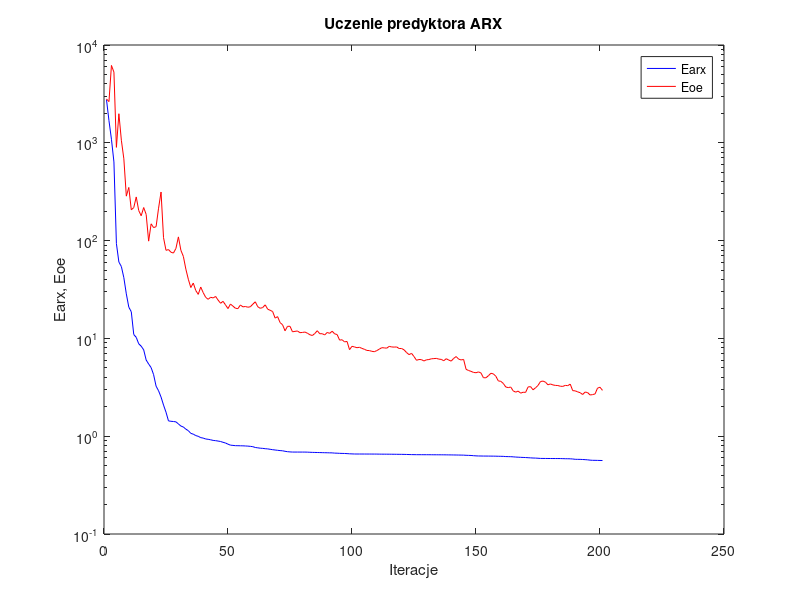
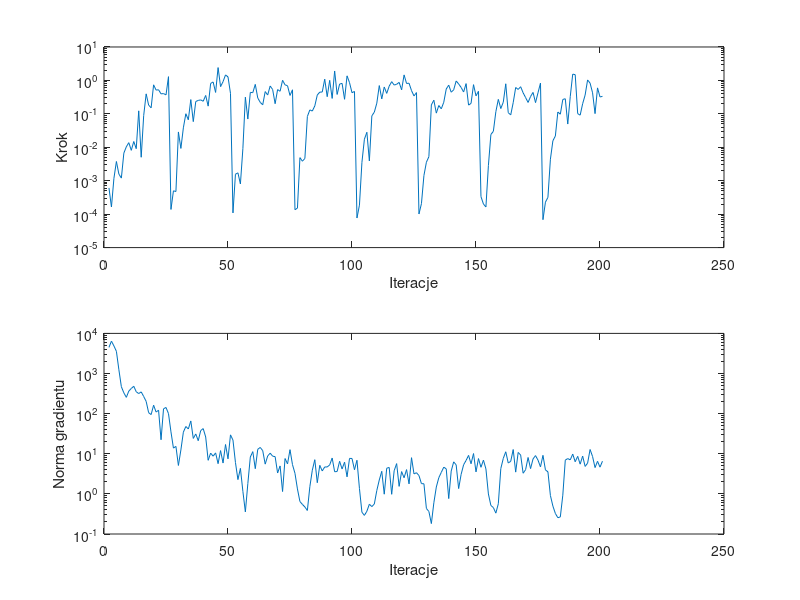

Write the MATLAB code that produced these figures, in order.
%uczenie predyktora arx
clear all;
n=0; farx(n+1)=2.764956e+003; foe(n+1)=2.808563e+003; wspucz(n+1)=0.000000e+000; ng(n+1)=0.000000e+000;
%odnowa zmiennej metryki
n=1; farx(n+1)=1.684924e+003; foe(n+1)=2.638359e+003; krok(n+1)=6.089906e-004; ng(n+1)=4.472779e+003;
n=2; farx(n+1)=1.087513e+003; foe(n+1)=6.181726e+003; krok(n+1)=1.638013e-004; ng(n+1)=6.415742e+003;
n=3; farx(n+1)=6.375168e+002; foe(n+1)=5.284466e+003; krok(n+1)=1.180926e-003; ng(n+1)=4.872266e+003;
n=4; farx(n+1)=9.322027e+001; foe(n+1)=8.985235e+002; krok(n+1)=3.763634e-003; ng(n+1)=3.573178e+003;
n=5; farx(n+1)=6.033549e+001; foe(n+1)=1.982758e+003; krok(n+1)=1.579878e-003; ng(n+1)=1.239881e+003;
n=6; farx(n+1)=5.433481e+001; foe(n+1)=1.061786e+003; krok(n+1)=1.197740e-003; ng(n+1)=4.686160e+002;
n=7; farx(n+1)=4.175681e+001; foe(n+1)=6.860827e+002; krok(n+1)=6.700076e-003; ng(n+1)=3.300501e+002;
n=8; farx(n+1)=2.852157e+001; foe(n+1)=2.848279e+002; krok(n+1)=1.033570e-002; ng(n+1)=2.545347e+002;
n=9; farx(n+1)=2.087209e+001; foe(n+1)=3.496854e+002; krok(n+1)=1.376894e-002; ng(n+1)=3.649305e+002;
n=10; farx(n+1)=1.873557e+001; foe(n+1)=2.067181e+002; krok(n+1)=8.108299e-003; ng(n+1)=4.241848e+002;
n=11; farx(n+1)=1.095275e+001; foe(n+1)=2.175096e+002; krok(n+1)=1.488820e-002; ng(n+1)=4.807547e+002;
n=12; farx(n+1)=1.025236e+001; foe(n+1)=2.796306e+002; krok(n+1)=9.096510e-003; ng(n+1)=3.512335e+002;
n=13; farx(n+1)=8.803888e+000; foe(n+1)=2.028200e+002; krok(n+1)=1.230771e-001; ng(n+1)=3.165421e+002;
n=14; farx(n+1)=8.325760e+000; foe(n+1)=1.795559e+002; krok(n+1)=5.038654e-003; ng(n+1)=3.484971e+002;
n=15; farx(n+1)=7.641705e+000; foe(n+1)=2.178455e+002; krok(n+1)=8.877087e-002; ng(n+1)=2.675424e+002;
n=16; farx(n+1)=6.014622e+000; foe(n+1)=1.852903e+002; krok(n+1)=3.963116e-001; ng(n+1)=2.020127e+002;
n=17; farx(n+1)=5.471626e+000; foe(n+1)=9.875026e+001; krok(n+1)=1.827549e-001; ng(n+1)=1.054825e+002;
n=18; farx(n+1)=5.029552e+000; foe(n+1)=1.484083e+002; krok(n+1)=1.512759e-001; ng(n+1)=9.483408e+001;
n=19; farx(n+1)=4.256318e+000; foe(n+1)=1.358272e+002; krok(n+1)=7.382907e-001; ng(n+1)=1.623405e+002;
n=20; farx(n+1)=3.247985e+000; foe(n+1)=1.387984e+002; krok(n+1)=5.138574e-001; ng(n+1)=1.095708e+002;
n=21; farx(n+1)=2.913838e+000; foe(n+1)=2.145576e+002; krok(n+1)=5.250759e-001; ng(n+1)=1.217398e+002;
n=22; farx(n+1)=2.514070e+000; foe(n+1)=3.138965e+002; krok(n+1)=3.963765e-001; ng(n+1)=2.234002e+001;
n=23; farx(n+1)=2.081873e+000; foe(n+1)=1.071463e+002; krok(n+1)=4.041502e-001; ng(n+1)=1.320256e+002;
n=24; farx(n+1)=1.760114e+000; foe(n+1)=7.953685e+001; krok(n+1)=3.691454e-001; ng(n+1)=1.425137e+002;
n=25; farx(n+1)=1.434046e+000; foe(n+1)=8.095221e+001; krok(n+1)=1.296088e+000; ng(n+1)=1.003499e+002;
%odnowa zmiennej metryki
n=26; farx(n+1)=1.420607e+000; foe(n+1)=7.604992e+001; krok(n+1)=1.383684e-004; ng(n+1)=3.513705e+001;
n=27; farx(n+1)=1.413138e+000; foe(n+1)=7.462618e+001; krok(n+1)=4.994367e-004; ng(n+1)=1.383657e+001;
n=28; farx(n+1)=1.402484e+000; foe(n+1)=8.312550e+001; krok(n+1)=4.748903e-004; ng(n+1)=1.525973e+001;
n=29; farx(n+1)=1.335851e+000; foe(n+1)=1.091230e+002; krok(n+1)=2.876670e-002; ng(n+1)=5.107711e+000;
n=30; farx(n+1)=1.270081e+000; foe(n+1)=7.958096e+001; krok(n+1)=9.251671e-003; ng(n+1)=1.244677e+001;
n=31; farx(n+1)=1.242138e+000; foe(n+1)=6.891784e+001; krok(n+1)=3.820826e-002; ng(n+1)=3.454926e+001;
n=32; farx(n+1)=1.180522e+000; foe(n+1)=5.113727e+001; krok(n+1)=1.008497e-001; ng(n+1)=4.780095e+001;
n=33; farx(n+1)=1.139423e+000; foe(n+1)=4.026590e+001; krok(n+1)=6.640781e-002; ng(n+1)=4.140786e+001;
n=34; farx(n+1)=1.069612e+000; foe(n+1)=3.311802e+001; krok(n+1)=2.671770e-001; ng(n+1)=6.575137e+001;
n=35; farx(n+1)=1.049259e+000; foe(n+1)=3.681125e+001; krok(n+1)=5.857529e-002; ng(n+1)=2.411847e+001;
n=36; farx(n+1)=1.014896e+000; foe(n+1)=3.087686e+001; krok(n+1)=2.343012e-001; ng(n+1)=3.113381e+001;
n=37; farx(n+1)=9.973479e-001; foe(n+1)=2.820230e+001; krok(n+1)=2.522670e-001; ng(n+1)=2.115428e+001;
n=38; farx(n+1)=9.669772e-001; foe(n+1)=3.352865e+001; krok(n+1)=2.613267e-001; ng(n+1)=3.794128e+001;
n=39; farx(n+1)=9.566366e-001; foe(n+1)=2.937083e+001; krok(n+1)=2.382113e-001; ng(n+1)=4.235031e+001;
n=40; farx(n+1)=9.367823e-001; foe(n+1)=2.630154e+001; krok(n+1)=3.550835e-001; ng(n+1)=2.616958e+001;
n=41; farx(n+1)=9.294280e-001; foe(n+1)=2.511134e+001; krok(n+1)=1.701816e-001; ng(n+1)=6.869401e+000;
n=42; farx(n+1)=9.190571e-001; foe(n+1)=2.633499e+001; krok(n+1)=8.127796e-001; ng(n+1)=1.038122e+001;
n=43; farx(n+1)=9.059050e-001; foe(n+1)=2.592087e+001; krok(n+1)=8.997464e-001; ng(n+1)=8.691051e+000;
n=44; farx(n+1)=9.004689e-001; foe(n+1)=2.685072e+001; krok(n+1)=4.372988e-001; ng(n+1)=1.050688e+001;
n=45; farx(n+1)=8.920297e-001; foe(n+1)=2.464954e+001; krok(n+1)=2.421479e+000; ng(n+1)=5.662106e+000;
n=46; farx(n+1)=8.826416e-001; foe(n+1)=2.287026e+001; krok(n+1)=6.522451e-001; ng(n+1)=1.200260e+001;
n=47; farx(n+1)=8.661007e-001; foe(n+1)=2.392834e+001; krok(n+1)=9.180501e-001; ng(n+1)=5.870103e+000;
n=48; farx(n+1)=8.518468e-001; foe(n+1)=2.200118e+001; krok(n+1)=1.462039e+000; ng(n+1)=1.700836e+001;
n=49; farx(n+1)=8.287321e-001; foe(n+1)=2.017599e+001; krok(n+1)=1.273593e+000; ng(n+1)=7.469973e+000;
n=50; farx(n+1)=8.100537e-001; foe(n+1)=2.247159e+001; krok(n+1)=4.112198e-001; ng(n+1)=2.957158e+001;
%odnowa zmiennej metryki
n=51; farx(n+1)=8.053445e-001; foe(n+1)=2.136797e+001; krok(n+1)=1.089132e-004; ng(n+1)=2.193873e+001;
n=52; farx(n+1)=8.001612e-001; foe(n+1)=2.033432e+001; krok(n+1)=1.563719e-003; ng(n+1)=6.079520e+000;
n=53; farx(n+1)=7.996078e-001; foe(n+1)=2.015988e+001; krok(n+1)=1.721185e-003; ng(n+1)=2.268692e+000;
n=54; farx(n+1)=7.980612e-001; foe(n+1)=2.197428e+001; krok(n+1)=8.001137e-004; ng(n+1)=4.326707e+000;
n=55; farx(n+1)=7.971959e-001; foe(n+1)=2.101190e+001; krok(n+1)=9.175071e-003; ng(n+1)=1.155470e+000;
n=56; farx(n+1)=7.947053e-001; foe(n+1)=2.119287e+001; krok(n+1)=3.155149e-001; ng(n+1)=3.557472e-001;
n=57; farx(n+1)=7.918909e-001; foe(n+1)=2.083749e+001; krok(n+1)=6.995615e-002; ng(n+1)=1.813848e+000;
n=58; farx(n+1)=7.875059e-001; foe(n+1)=2.106375e+001; krok(n+1)=4.386596e-001; ng(n+1)=8.289463e+000;
n=59; farx(n+1)=7.814930e-001; foe(n+1)=2.235834e+001; krok(n+1)=4.306047e-001; ng(n+1)=1.129636e+001;
n=60; farx(n+1)=7.666369e-001; foe(n+1)=2.367431e+001; krok(n+1)=7.610808e-001; ng(n+1)=4.247634e+000;
n=61; farx(n+1)=7.606409e-001; foe(n+1)=2.105887e+001; krok(n+1)=2.985161e-001; ng(n+1)=1.294669e+001;
n=62; farx(n+1)=7.541724e-001; foe(n+1)=2.031408e+001; krok(n+1)=2.203117e-001; ng(n+1)=1.437061e+001;
n=63; farx(n+1)=7.510110e-001; foe(n+1)=2.068341e+001; krok(n+1)=1.867662e-001; ng(n+1)=1.193099e+001;
n=64; farx(n+1)=7.449873e-001; foe(n+1)=2.203513e+001; krok(n+1)=4.641165e-001; ng(n+1)=5.515745e+000;
n=65; farx(n+1)=7.417773e-001; foe(n+1)=1.989654e+001; krok(n+1)=3.655097e-001; ng(n+1)=8.805858e+000;
n=66; farx(n+1)=7.345248e-001; foe(n+1)=1.938591e+001; krok(n+1)=6.807263e-001; ng(n+1)=1.035086e+001;
n=67; farx(n+1)=7.280531e-001; foe(n+1)=1.882154e+001; krok(n+1)=5.350602e-001; ng(n+1)=8.699924e+000;
n=68; farx(n+1)=7.227015e-001; foe(n+1)=1.612394e+001; krok(n+1)=2.010691e-001; ng(n+1)=8.484166e+000;
n=69; farx(n+1)=7.173385e-001; foe(n+1)=1.669768e+001; krok(n+1)=5.312625e-001; ng(n+1)=3.310599e+000;
n=70; farx(n+1)=7.127579e-001; foe(n+1)=1.450464e+001; krok(n+1)=4.734602e-001; ng(n+1)=4.978780e+000;
n=71; farx(n+1)=7.093938e-001; foe(n+1)=1.379267e+001; krok(n+1)=1.008243e+000; ng(n+1)=1.144188e+000;
n=72; farx(n+1)=7.008866e-001; foe(n+1)=1.196003e+001; krok(n+1)=7.386536e-001; ng(n+1)=7.608450e+000;
n=73; farx(n+1)=6.945684e-001; foe(n+1)=1.329226e+001; krok(n+1)=6.930078e-001; ng(n+1)=5.580481e+000;
n=74; farx(n+1)=6.908855e-001; foe(n+1)=1.330296e+001; krok(n+1)=3.550835e-001; ng(n+1)=1.265505e+001;
n=75; farx(n+1)=6.885196e-001; foe(n+1)=1.168331e+001; krok(n+1)=5.250759e-001; ng(n+1)=5.361000e+000;
%odnowa zmiennej metryki
n=76; farx(n+1)=6.884027e-001; foe(n+1)=1.180020e+001; krok(n+1)=1.360048e-004; ng(n+1)=3.257437e+000;
n=77; farx(n+1)=6.883799e-001; foe(n+1)=1.191179e+001; krok(n+1)=1.516739e-004; ng(n+1)=1.328680e+000;
n=78; farx(n+1)=6.882293e-001; foe(n+1)=1.144792e+001; krok(n+1)=4.908489e-003; ng(n+1)=6.445861e-001;
n=79; farx(n+1)=6.881103e-001; foe(n+1)=1.150074e+001; krok(n+1)=3.831275e-003; ng(n+1)=5.476013e-001;
n=80; farx(n+1)=6.880502e-001; foe(n+1)=1.162168e+001; krok(n+1)=4.644777e-003; ng(n+1)=4.710700e-001;
n=81; farx(n+1)=6.869843e-001; foe(n+1)=1.130827e+001; krok(n+1)=8.316649e-002; ng(n+1)=3.862081e-001;
n=82; farx(n+1)=6.850579e-001; foe(n+1)=1.090545e+001; krok(n+1)=1.314138e-001; ng(n+1)=1.509508e+000;
n=83; farx(n+1)=6.832428e-001; foe(n+1)=1.070355e+001; krok(n+1)=1.213694e-001; ng(n+1)=3.899160e+000;
n=84; farx(n+1)=6.823390e-001; foe(n+1)=1.121904e+001; krok(n+1)=1.732520e-001; ng(n+1)=7.114590e+000;
n=85; farx(n+1)=6.813000e-001; foe(n+1)=1.197902e+001; krok(n+1)=3.655097e-001; ng(n+1)=1.898831e+000;
n=86; farx(n+1)=6.803183e-001; foe(n+1)=1.116106e+001; krok(n+1)=4.456675e-001; ng(n+1)=5.149566e+000;
n=87; farx(n+1)=6.790680e-001; foe(n+1)=1.117158e+001; krok(n+1)=4.500546e-001; ng(n+1)=3.732256e+000;
n=88; farx(n+1)=6.780489e-001; foe(n+1)=1.084961e+001; krok(n+1)=1.090791e+000; ng(n+1)=4.688386e+000;
n=89; farx(n+1)=6.772368e-001; foe(n+1)=1.150357e+001; krok(n+1)=3.261226e-001; ng(n+1)=4.685871e+000;
n=90; farx(n+1)=6.760014e-001; foe(n+1)=1.126240e+001; krok(n+1)=1.006124e+000; ng(n+1)=5.274038e+000;
n=91; farx(n+1)=6.754237e-001; foe(n+1)=1.184163e+001; krok(n+1)=2.894475e-001; ng(n+1)=7.834083e+000;
n=92; farx(n+1)=6.715324e-001; foe(n+1)=1.113476e+001; krok(n+1)=1.915347e+000; ng(n+1)=3.561479e+000;
n=93; farx(n+1)=6.704554e-001; foe(n+1)=1.095069e+001; krok(n+1)=3.805404e-001; ng(n+1)=3.611808e+000;
n=94; farx(n+1)=6.680147e-001; foe(n+1)=9.604846e+000; krok(n+1)=7.771907e-001; ng(n+1)=6.486650e+000;
n=95; farx(n+1)=6.668026e-001; foe(n+1)=9.685640e+000; krok(n+1)=8.159604e-001; ng(n+1)=4.180264e+000;
n=96; farx(n+1)=6.658951e-001; foe(n+1)=9.218986e+000; krok(n+1)=2.725288e-001; ng(n+1)=6.174545e+000;
n=97; farx(n+1)=6.636275e-001; foe(n+1)=9.309034e+000; krok(n+1)=1.371110e+000; ng(n+1)=2.660307e+000;
n=98; farx(n+1)=6.609078e-001; foe(n+1)=7.671867e+000; krok(n+1)=8.575247e-001; ng(n+1)=7.659525e+000;
n=99; farx(n+1)=6.592953e-001; foe(n+1)=8.300789e+000; krok(n+1)=4.287623e-001; ng(n+1)=7.631478e+000;
n=100; farx(n+1)=6.577690e-001; foe(n+1)=8.179968e+000; krok(n+1)=4.681360e-001; ng(n+1)=3.992144e+000;
%odnowa zmiennej metryki
n=101; farx(n+1)=6.574777e-001; foe(n+1)=8.033365e+000; krok(n+1)=7.669514e-005; ng(n+1)=6.882925e+000;
n=102; farx(n+1)=6.574551e-001; foe(n+1)=8.111166e+000; krok(n+1)=1.858107e-004; ng(n+1)=1.364081e+000;
n=103; farx(n+1)=6.574265e-001; foe(n+1)=7.907431e+000; krok(n+1)=3.544455e-003; ng(n+1)=3.486388e-001;
n=104; farx(n+1)=6.572970e-001; foe(n+1)=7.737345e+000; krok(n+1)=1.748904e-002; ng(n+1)=2.913003e-001;
n=105; farx(n+1)=6.570494e-001; foe(n+1)=7.532336e+000; krok(n+1)=2.812841e-002; ng(n+1)=3.697586e-001;
n=106; farx(n+1)=6.570319e-001; foe(n+1)=7.507478e+000; krok(n+1)=3.904632e-003; ng(n+1)=5.525868e-001;
n=107; farx(n+1)=6.568368e-001; foe(n+1)=7.377170e+000; krok(n+1)=8.732707e-002; ng(n+1)=4.821210e-001;
n=108; farx(n+1)=6.566758e-001; foe(n+1)=7.313756e+000; krok(n+1)=1.125137e-001; ng(n+1)=5.601530e-001;
n=109; farx(n+1)=6.564691e-001; foe(n+1)=7.506234e+000; krok(n+1)=2.085952e-001; ng(n+1)=1.213161e+000;
n=110; farx(n+1)=6.556923e-001; foe(n+1)=7.763381e+000; krok(n+1)=7.011953e-001; ng(n+1)=2.224450e+000;
n=111; farx(n+1)=6.552954e-001; foe(n+1)=8.037632e+000; krok(n+1)=2.798246e-001; ng(n+1)=3.652207e+000;
n=112; farx(n+1)=6.550906e-001; foe(n+1)=8.000136e+000; krok(n+1)=6.361450e-001; ng(n+1)=9.829734e-001;
n=113; farx(n+1)=6.548203e-001; foe(n+1)=7.945013e+000; krok(n+1)=4.096582e-001; ng(n+1)=4.367048e+000;
n=114; farx(n+1)=6.545875e-001; foe(n+1)=8.288565e+000; krok(n+1)=6.744582e-001; ng(n+1)=4.558171e+000;
n=115; farx(n+1)=6.540863e-001; foe(n+1)=8.178734e+000; krok(n+1)=9.180501e-001; ng(n+1)=9.766669e-001;
n=116; farx(n+1)=6.537288e-001; foe(n+1)=8.147595e+000; krok(n+1)=7.271671e-001; ng(n+1)=3.781174e+000;
n=117; farx(n+1)=6.531751e-001; foe(n+1)=8.179008e+000; krok(n+1)=7.655551e-001; ng(n+1)=5.682213e+000;
n=118; farx(n+1)=6.526949e-001; foe(n+1)=7.884588e+000; krok(n+1)=8.745977e-001; ng(n+1)=1.539093e+000;
n=119; farx(n+1)=6.523164e-001; foe(n+1)=7.884348e+000; krok(n+1)=5.231840e-001; ng(n+1)=3.595227e+000;
n=120; farx(n+1)=6.516108e-001; foe(n+1)=7.636226e+000; krok(n+1)=1.462246e+000; ng(n+1)=2.523095e+000;
n=121; farx(n+1)=6.506406e-001; foe(n+1)=7.170168e+000; krok(n+1)=8.094987e-001; ng(n+1)=4.029753e+000;
n=122; farx(n+1)=6.494506e-001; foe(n+1)=6.825940e+000; krok(n+1)=8.256204e-001; ng(n+1)=1.774755e+000;
n=123; farx(n+1)=6.482976e-001; foe(n+1)=7.029890e+000; krok(n+1)=4.954132e-001; ng(n+1)=7.984100e+000;
n=124; farx(n+1)=6.478100e-001; foe(n+1)=6.527763e+000; krok(n+1)=3.435737e-001; ng(n+1)=3.145705e+000;
n=125; farx(n+1)=6.471537e-001; foe(n+1)=5.976168e+000; krok(n+1)=4.324752e-001; ng(n+1)=3.369693e+000;
%odnowa zmiennej metryki
n=126; farx(n+1)=6.470777e-001; foe(n+1)=6.083301e+000; krok(n+1)=1.011842e-004; ng(n+1)=2.863040e+000;
n=127; farx(n+1)=6.470176e-001; foe(n+1)=6.068057e+000; krok(n+1)=2.064885e-004; ng(n+1)=1.801401e+000;
n=128; farx(n+1)=6.467446e-001; foe(n+1)=5.874833e+000; krok(n+1)=1.427772e-003; ng(n+1)=1.786062e+000;
n=129; farx(n+1)=6.466973e-001; foe(n+1)=6.040155e+000; krok(n+1)=3.581322e-003; ng(n+1)=4.323405e-001;
n=130; farx(n+1)=6.466390e-001; foe(n+1)=6.077275e+000; krok(n+1)=5.233259e-003; ng(n+1)=3.645030e-001;
n=131; farx(n+1)=6.461858e-001; foe(n+1)=6.187338e+000; krok(n+1)=1.856523e-001; ng(n+1)=1.818751e-001;
n=132; farx(n+1)=6.459093e-001; foe(n+1)=6.216247e+000; krok(n+1)=2.563063e-001; ng(n+1)=5.995195e-001;
n=133; farx(n+1)=6.457302e-001; foe(n+1)=6.245436e+000; krok(n+1)=1.051652e-001; ng(n+1)=1.482837e+000;
n=134; farx(n+1)=6.456040e-001; foe(n+1)=6.142276e+000; krok(n+1)=1.778431e-001; ng(n+1)=2.532521e+000;
n=135; farx(n+1)=6.453721e-001; foe(n+1)=6.100175e+000; krok(n+1)=1.414327e-001; ng(n+1)=3.427904e+000;
n=136; farx(n+1)=6.451993e-001; foe(n+1)=5.910689e+000; krok(n+1)=2.223238e-001; ng(n+1)=4.636999e+000;
n=137; farx(n+1)=6.446842e-001; foe(n+1)=6.199341e+000; krok(n+1)=5.535078e-001; ng(n+1)=4.201002e+000;
n=138; farx(n+1)=6.441261e-001; foe(n+1)=6.003797e+000; krok(n+1)=7.215816e-001; ng(n+1)=7.637205e-001;
n=139; farx(n+1)=6.437125e-001; foe(n+1)=5.861355e+000; krok(n+1)=4.446475e-001; ng(n+1)=3.702429e+000;
n=140; farx(n+1)=6.430072e-001; foe(n+1)=6.245819e+000; krok(n+1)=5.235795e-001; ng(n+1)=6.286556e+000;
n=141; farx(n+1)=6.423594e-001; foe(n+1)=6.522636e+000; krok(n+1)=9.621767e-001; ng(n+1)=5.283606e+000;
n=142; farx(n+1)=6.416714e-001; foe(n+1)=6.139543e+000; krok(n+1)=7.847380e-001; ng(n+1)=1.356415e+000;
n=143; farx(n+1)=6.409983e-001; foe(n+1)=6.020674e+000; krok(n+1)=6.167589e-001; ng(n+1)=3.062460e+000;
n=144; farx(n+1)=6.402677e-001; foe(n+1)=6.096326e+000; krok(n+1)=4.500546e-001; ng(n+1)=5.312281e+000;
n=145; farx(n+1)=6.379224e-001; foe(n+1)=4.827405e+000; krok(n+1)=8.027177e-001; ng(n+1)=6.825264e+000;
n=146; farx(n+1)=6.367318e-001; foe(n+1)=4.696900e+000; krok(n+1)=1.827549e-001; ng(n+1)=9.104134e+000;
n=147; farx(n+1)=6.353259e-001; foe(n+1)=4.603863e+000; krok(n+1)=2.057134e-001; ng(n+1)=5.633597e+000;
n=148; farx(n+1)=6.320867e-001; foe(n+1)=4.488585e+000; krok(n+1)=7.470650e-001; ng(n+1)=1.012794e+001;
n=149; farx(n+1)=6.294456e-001; foe(n+1)=4.455794e+000; krok(n+1)=3.457398e-001; ng(n+1)=3.531998e+000;
n=150; farx(n+1)=6.278270e-001; foe(n+1)=4.543514e+000; krok(n+1)=4.734602e-001; ng(n+1)=7.595512e+000;
%odnowa zmiennej metryki
n=151; farx(n+1)=6.274167e-001; foe(n+1)=4.430965e+000; krok(n+1)=3.355212e-004; ng(n+1)=4.598255e+000;
n=152; farx(n+1)=6.266158e-001; foe(n+1)=3.961974e+000; krok(n+1)=2.006209e-004; ng(n+1)=6.936523e+000;
n=153; farx(n+1)=6.264588e-001; foe(n+1)=3.957010e+000; krok(n+1)=1.646626e-004; ng(n+1)=4.193244e+000;
n=154; farx(n+1)=6.262026e-001; foe(n+1)=4.152088e+000; krok(n+1)=2.855545e-003; ng(n+1)=9.949338e-001;
n=155; farx(n+1)=6.257748e-001; foe(n+1)=4.399067e+000; krok(n+1)=2.414071e-002; ng(n+1)=5.137299e-001;
n=156; farx(n+1)=6.253674e-001; foe(n+1)=4.338851e+000; krok(n+1)=3.006981e-002; ng(n+1)=4.561441e-001;
n=157; farx(n+1)=6.247100e-001; foe(n+1)=4.103207e+000; krok(n+1)=1.158784e-001; ng(n+1)=3.312266e-001;
n=158; farx(n+1)=6.236211e-001; foe(n+1)=3.674891e+000; krok(n+1)=2.711458e-001; ng(n+1)=5.685661e-001;
n=159; farx(n+1)=6.229822e-001; foe(n+1)=3.641010e+000; krok(n+1)=1.440814e-001; ng(n+1)=4.265781e+000;
n=160; farx(n+1)=6.220245e-001; foe(n+1)=3.465617e+000; krok(n+1)=2.230786e-001; ng(n+1)=7.668253e+000;
n=161; farx(n+1)=6.192562e-001; foe(n+1)=3.185857e+000; krok(n+1)=7.926233e-001; ng(n+1)=1.121487e+001;
n=162; farx(n+1)=6.183900e-001; foe(n+1)=3.138751e+000; krok(n+1)=1.083782e-001; ng(n+1)=5.877353e+000;
n=163; farx(n+1)=6.174568e-001; foe(n+1)=3.183331e+000; krok(n+1)=9.327289e-002; ng(n+1)=6.476445e+000;
n=164; farx(n+1)=6.151722e-001; foe(n+1)=2.907284e+000; krok(n+1)=2.164743e-001; ng(n+1)=1.275001e+001;
n=165; farx(n+1)=6.120723e-001; foe(n+1)=2.820824e+000; krok(n+1)=6.137814e-001; ng(n+1)=3.486582e+000;
n=166; farx(n+1)=6.101381e-001; foe(n+1)=2.892794e+000; krok(n+1)=5.378226e-001; ng(n+1)=1.078654e+001;
n=167; farx(n+1)=6.081037e-001; foe(n+1)=2.755038e+000; krok(n+1)=6.477968e-001; ng(n+1)=9.296097e+000;
n=168; farx(n+1)=6.065091e-001; foe(n+1)=2.816098e+000; krok(n+1)=4.268310e-001; ng(n+1)=3.272643e+000;
n=169; farx(n+1)=6.050986e-001; foe(n+1)=2.806048e+000; krok(n+1)=3.066947e-001; ng(n+1)=4.013041e+000;
n=170; farx(n+1)=6.028208e-001; foe(n+1)=3.188205e+000; krok(n+1)=2.193298e-001; ng(n+1)=8.076179e+000;
n=171; farx(n+1)=6.005198e-001; foe(n+1)=3.212315e+000; krok(n+1)=3.307424e-001; ng(n+1)=4.269645e+000;
n=172; farx(n+1)=5.983828e-001; foe(n+1)=2.981769e+000; krok(n+1)=4.372988e-001; ng(n+1)=7.434432e+000;
n=173; farx(n+1)=5.973607e-001; foe(n+1)=3.125033e+000; krok(n+1)=2.169866e-001; ng(n+1)=8.996508e+000;
n=174; farx(n+1)=5.950956e-001; foe(n+1)=3.303597e+000; krok(n+1)=4.268310e-001; ng(n+1)=6.927135e+000;
n=175; farx(n+1)=5.927019e-001; foe(n+1)=3.621451e+000; krok(n+1)=8.316025e-001; ng(n+1)=4.708712e+000;
%odnowa zmiennej metryki
n=176; farx(n+1)=5.923783e-001; foe(n+1)=3.663119e+000; krok(n+1)=6.836820e-005; ng(n+1)=9.136455e+000;
n=177; farx(n+1)=5.921315e-001; foe(n+1)=3.572173e+000; krok(n+1)=2.288097e-004; ng(n+1)=3.963757e+000;
n=178; farx(n+1)=5.917788e-001; foe(n+1)=3.355267e+000; krok(n+1)=3.179535e-004; ng(n+1)=3.540948e+000;
n=179; farx(n+1)=5.915537e-001; foe(n+1)=3.420139e+000; krok(n+1)=4.399860e-003; ng(n+1)=9.117766e-001;
n=180; farx(n+1)=5.913101e-001; foe(n+1)=3.345799e+000; krok(n+1)=1.566707e-002; ng(n+1)=4.970460e-001;
n=181; farx(n+1)=5.912017e-001; foe(n+1)=3.307321e+000; krok(n+1)=2.173419e-002; ng(n+1)=3.255924e-001;
n=182; farx(n+1)=5.910257e-001; foe(n+1)=3.296908e+000; krok(n+1)=1.135981e-001; ng(n+1)=2.544111e-001;
n=183; farx(n+1)=5.908042e-001; foe(n+1)=3.242958e+000; krok(n+1)=9.760941e-002; ng(n+1)=2.666332e-001;
n=184; farx(n+1)=5.897622e-001; foe(n+1)=3.231262e+000; krok(n+1)=2.696528e-001; ng(n+1)=9.278977e-001;
n=185; farx(n+1)=5.885121e-001; foe(n+1)=3.309736e+000; krok(n+1)=2.828655e-001; ng(n+1)=6.930468e+000;
n=186; farx(n+1)=5.881924e-001; foe(n+1)=3.285551e+000; krok(n+1)=4.954706e-002; ng(n+1)=7.582643e+000;
n=187; farx(n+1)=5.873036e-001; foe(n+1)=3.408812e+000; krok(n+1)=3.276650e-001; ng(n+1)=7.042983e+000;
n=188; farx(n+1)=5.848879e-001; foe(n+1)=2.922142e+000; krok(n+1)=1.541916e+000; ng(n+1)=9.818953e+000;
n=189; farx(n+1)=5.805189e-001; foe(n+1)=2.909185e+000; krok(n+1)=1.485218e+000; ng(n+1)=6.325364e+000;
n=190; farx(n+1)=5.799042e-001; foe(n+1)=2.840159e+000; krok(n+1)=1.016482e-001; ng(n+1)=8.629326e+000;
n=191; farx(n+1)=5.794127e-001; foe(n+1)=2.784736e+000; krok(n+1)=9.137743e-002; ng(n+1)=5.505674e+000;
n=192; farx(n+1)=5.779025e-001; foe(n+1)=2.668842e+000; krok(n+1)=2.007982e-001; ng(n+1)=8.763153e+000;
n=193; farx(n+1)=5.758702e-001; foe(n+1)=2.828146e+000; krok(n+1)=3.647485e-001; ng(n+1)=4.833689e+000;
n=194; farx(n+1)=5.732992e-001; foe(n+1)=2.793596e+000; krok(n+1)=1.033731e+000; ng(n+1)=5.841305e+000;
n=195; farx(n+1)=5.691966e-001; foe(n+1)=2.638831e+000; krok(n+1)=8.295027e-001; ng(n+1)=1.276784e+001;
n=196; farx(n+1)=5.669030e-001; foe(n+1)=2.662548e+000; krok(n+1)=4.268310e-001; ng(n+1)=8.533736e+000;
n=197; farx(n+1)=5.666095e-001; foe(n+1)=2.704456e+000; krok(n+1)=1.015974e-001; ng(n+1)=4.522330e+000;
n=198; farx(n+1)=5.658053e-001; foe(n+1)=3.101781e+000; krok(n+1)=5.982775e-001; ng(n+1)=6.491458e+000;
n=199; farx(n+1)=5.649024e-001; foe(n+1)=3.166156e+000; krok(n+1)=3.202323e-001; ng(n+1)=4.635300e+000;
n=200; farx(n+1)=5.641167e-001; foe(n+1)=2.943194e+000; krok(n+1)=3.337224e-001; ng(n+1)=6.530261e+000;

figure; semilogy(farx,'b'); hold on; semilogy(foe,'r'); xlabel('Iteracje'); ylabel('Earx, Eoe'); legend('Earx','Eoe'); title('Uczenie predyktora ARX');
figure; subplot(2,1,1); semilogy(krok); xlabel('Iteracje'); ylabel('Krok');
subplot(2,1,2); semilogy(ng); xlabel('Iteracje'); ylabel('Norma gradientu');
Earx=farx(n+1)
Eoe=foe(n+1)
